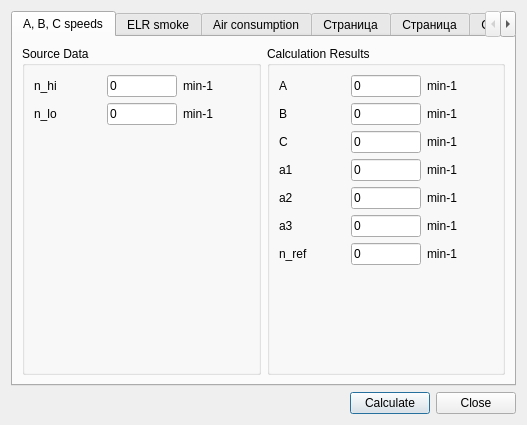
<?xml version="1.0" encoding="UTF-8"?>
<ui version="4.0">
 <class>AdditionalCalculationsDialog</class>
 <widget class="QDialog" name="AdditionalCalculationsDialog">
  <property name="windowModality">
   <enum>Qt::ApplicationModal</enum>
  </property>
  <property name="geometry">
   <rect>
    <x>0</x>
    <y>0</y>
    <width>625</width>
    <height>442</height>
   </rect>
  </property>
  <property name="minimumSize">
   <size>
    <width>625</width>
    <height>442</height>
   </size>
  </property>
  <property name="windowTitle">
   <string>Qr49: Additional Calculations</string>
  </property>
  <property name="windowIcon">
   <iconset resource="qr49.qrc">
    <normaloff>:/icons/icons/toxic.png</normaloff>:/icons/icons/toxic.png</iconset>
  </property>
  <layout class="QVBoxLayout" name="verticalLayout_4">
   <property name="sizeConstraint">
    <enum>QLayout::SetFixedSize</enum>
   </property>
   <item>
    <widget class="QTabWidget" name="tabWidget">
     <property name="currentIndex">
      <number>0</number>
     </property>
     <widget class="QWidget" name="tab">
      <attribute name="title">
       <string>A, B, C speeds</string>
      </attribute>
      <layout class="QVBoxLayout" name="verticalLayout">
       <item>
        <layout class="QHBoxLayout" name="horizontalLayout_2">
         <item>
          <widget class="QGroupBox" name="groupBox">
           <property name="title">
            <string>Source Data</string>
           </property>
           <layout class="QVBoxLayout" name="verticalLayout_2">
            <item>
             <layout class="QGridLayout" name="gridLayout">
              <item row="0" column="0">
               <widget class="QLabel" name="label">
                <property name="text">
                 <string>n_hi</string>
                </property>
               </widget>
              </item>
              <item row="0" column="1">
               <widget class="QLineEdit" name="lineEdit_n_hi">
                <property name="minimumSize">
                 <size>
                  <width>70</width>
                  <height>0</height>
                 </size>
                </property>
                <property name="maximumSize">
                 <size>
                  <width>70</width>
                  <height>16777215</height>
                 </size>
                </property>
                <property name="text">
                 <string>0</string>
                </property>
                <property name="maxLength">
                 <number>10</number>
                </property>
               </widget>
              </item>
              <item row="1" column="0">
               <widget class="QLabel" name="label_2">
                <property name="text">
                 <string>n_lo</string>
                </property>
               </widget>
              </item>
              <item row="1" column="1">
               <widget class="QLineEdit" name="lineEdit_n_lo">
                <property name="minimumSize">
                 <size>
                  <width>70</width>
                  <height>0</height>
                 </size>
                </property>
                <property name="maximumSize">
                 <size>
                  <width>70</width>
                  <height>16777215</height>
                 </size>
                </property>
                <property name="text">
                 <string>0</string>
                </property>
                <property name="maxLength">
                 <number>10</number>
                </property>
               </widget>
              </item>
              <item row="2" column="1">
               <spacer name="verticalSpacer">
                <property name="orientation">
                 <enum>Qt::Vertical</enum>
                </property>
                <property name="sizeHint" stdset="0">
                 <size>
                  <width>20</width>
                  <height>40</height>
                 </size>
                </property>
               </spacer>
              </item>
              <item row="0" column="2">
               <widget class="QLabel" name="label_10">
                <property name="text">
                 <string>min-1</string>
                </property>
               </widget>
              </item>
              <item row="1" column="2">
               <widget class="QLabel" name="label_11">
                <property name="text">
                 <string>min-1</string>
                </property>
               </widget>
              </item>
             </layout>
            </item>
           </layout>
          </widget>
         </item>
         <item>
          <widget class="QGroupBox" name="groupBox_2">
           <property name="title">
            <string>Calculation Results</string>
           </property>
           <layout class="QVBoxLayout" name="verticalLayout_3">
            <item>
             <layout class="QGridLayout" name="gridLayout_2">
              <item row="0" column="0">
               <widget class="QLabel" name="label_3">
                <property name="text">
                 <string>A</string>
                </property>
               </widget>
              </item>
              <item row="0" column="1">
               <widget class="QLineEdit" name="lineEdit_A">
                <property name="minimumSize">
                 <size>
                  <width>70</width>
                  <height>0</height>
                 </size>
                </property>
                <property name="maximumSize">
                 <size>
                  <width>70</width>
                  <height>16777215</height>
                 </size>
                </property>
                <property name="text">
                 <string>0</string>
                </property>
                <property name="readOnly">
                 <bool>true</bool>
                </property>
               </widget>
              </item>
              <item row="1" column="0">
               <widget class="QLabel" name="label_4">
                <property name="text">
                 <string>B</string>
                </property>
               </widget>
              </item>
              <item row="1" column="1">
               <widget class="QLineEdit" name="lineEdit_B">
                <property name="minimumSize">
                 <size>
                  <width>70</width>
                  <height>0</height>
                 </size>
                </property>
                <property name="maximumSize">
                 <size>
                  <width>70</width>
                  <height>16777215</height>
                 </size>
                </property>
                <property name="text">
                 <string>0</string>
                </property>
                <property name="readOnly">
                 <bool>true</bool>
                </property>
               </widget>
              </item>
              <item row="2" column="0">
               <widget class="QLabel" name="label_5">
                <property name="text">
                 <string>C</string>
                </property>
               </widget>
              </item>
              <item row="2" column="1">
               <widget class="QLineEdit" name="lineEdit_C">
                <property name="minimumSize">
                 <size>
                  <width>70</width>
                  <height>0</height>
                 </size>
                </property>
                <property name="maximumSize">
                 <size>
                  <width>70</width>
                  <height>16777215</height>
                 </size>
                </property>
                <property name="text">
                 <string>0</string>
                </property>
                <property name="readOnly">
                 <bool>true</bool>
                </property>
               </widget>
              </item>
              <item row="3" column="0">
               <widget class="QLabel" name="label_6">
                <property name="text">
                 <string>a1</string>
                </property>
               </widget>
              </item>
              <item row="3" column="1">
               <widget class="QLineEdit" name="lineEdit_a1">
                <property name="minimumSize">
                 <size>
                  <width>70</width>
                  <height>0</height>
                 </size>
                </property>
                <property name="maximumSize">
                 <size>
                  <width>70</width>
                  <height>16777215</height>
                 </size>
                </property>
                <property name="text">
                 <string>0</string>
                </property>
                <property name="readOnly">
                 <bool>true</bool>
                </property>
               </widget>
              </item>
              <item row="4" column="0">
               <widget class="QLabel" name="label_7">
                <property name="text">
                 <string>a2</string>
                </property>
               </widget>
              </item>
              <item row="4" column="1">
               <widget class="QLineEdit" name="lineEdit_a2">
                <property name="minimumSize">
                 <size>
                  <width>70</width>
                  <height>0</height>
                 </size>
                </property>
                <property name="maximumSize">
                 <size>
                  <width>70</width>
                  <height>16777215</height>
                 </size>
                </property>
                <property name="text">
                 <string>0</string>
                </property>
                <property name="readOnly">
                 <bool>true</bool>
                </property>
               </widget>
              </item>
              <item row="5" column="0">
               <widget class="QLabel" name="label_8">
                <property name="text">
                 <string>a3</string>
                </property>
               </widget>
              </item>
              <item row="5" column="1">
               <widget class="QLineEdit" name="lineEdit_a3">
                <property name="minimumSize">
                 <size>
                  <width>70</width>
                  <height>0</height>
                 </size>
                </property>
                <property name="maximumSize">
                 <size>
                  <width>70</width>
                  <height>16777215</height>
                 </size>
                </property>
                <property name="text">
                 <string>0</string>
                </property>
                <property name="readOnly">
                 <bool>true</bool>
                </property>
               </widget>
              </item>
              <item row="6" column="0">
               <widget class="QLabel" name="label_9">
                <property name="text">
                 <string>n_ref</string>
                </property>
               </widget>
              </item>
              <item row="6" column="1">
               <widget class="QLineEdit" name="lineEdit_n_ref">
                <property name="minimumSize">
                 <size>
                  <width>70</width>
                  <height>0</height>
                 </size>
                </property>
                <property name="maximumSize">
                 <size>
                  <width>70</width>
                  <height>16777215</height>
                 </size>
                </property>
                <property name="text">
                 <string>0</string>
                </property>
                <property name="readOnly">
                 <bool>true</bool>
                </property>
               </widget>
              </item>
              <item row="0" column="2">
               <widget class="QLabel" name="label_12">
                <property name="text">
                 <string>min-1</string>
                </property>
               </widget>
              </item>
              <item row="1" column="2">
               <widget class="QLabel" name="label_13">
                <property name="text">
                 <string>min-1</string>
                </property>
               </widget>
              </item>
              <item row="2" column="2">
               <widget class="QLabel" name="label_14">
                <property name="text">
                 <string>min-1</string>
                </property>
               </widget>
              </item>
              <item row="3" column="2">
               <widget class="QLabel" name="label_15">
                <property name="text">
                 <string>min-1</string>
                </property>
               </widget>
              </item>
              <item row="4" column="2">
               <widget class="QLabel" name="label_16">
                <property name="text">
                 <string>min-1</string>
                </property>
               </widget>
              </item>
              <item row="5" column="2">
               <widget class="QLabel" name="label_17">
                <property name="text">
                 <string>min-1</string>
                </property>
               </widget>
              </item>
              <item row="6" column="2">
               <widget class="QLabel" name="label_18">
                <property name="text">
                 <string>min-1</string>
                </property>
               </widget>
              </item>
              <item row="7" column="1">
               <spacer name="verticalSpacer_2">
                <property name="orientation">
                 <enum>Qt::Vertical</enum>
                </property>
                <property name="sizeHint" stdset="0">
                 <size>
                  <width>20</width>
                  <height>40</height>
                 </size>
                </property>
               </spacer>
              </item>
             </layout>
            </item>
           </layout>
          </widget>
         </item>
        </layout>
       </item>
      </layout>
     </widget>
     <widget class="QWidget" name="tab_2">
      <attribute name="title">
       <string>ELR smoke</string>
      </attribute>
      <layout class="QVBoxLayout" name="verticalLayout_7">
       <item>
        <layout class="QHBoxLayout" name="horizontalLayout_3">
         <item>
          <widget class="QGroupBox" name="groupBox_3">
           <property name="title">
            <string>Source Data</string>
           </property>
           <layout class="QVBoxLayout" name="verticalLayout_5">
            <item>
             <layout class="QGridLayout" name="gridLayout_3">
              <item row="0" column="0">
               <widget class="QLabel" name="label_19">
                <property name="text">
                 <string>1st peak at A speed</string>
                </property>
               </widget>
              </item>
              <item row="0" column="1">
               <widget class="QLineEdit" name="lineEdit_fA">
                <property name="minimumSize">
                 <size>
                  <width>70</width>
                  <height>0</height>
                 </size>
                </property>
                <property name="maximumSize">
                 <size>
                  <width>70</width>
                  <height>16777215</height>
                 </size>
                </property>
                <property name="text">
                 <string>0</string>
                </property>
                <property name="maxLength">
                 <number>10</number>
                </property>
               </widget>
              </item>
              <item row="1" column="0">
               <widget class="QLabel" name="label_20">
                <property name="text">
                 <string>2nd peak at A speed</string>
                </property>
               </widget>
              </item>
              <item row="1" column="1">
               <widget class="QLineEdit" name="lineEdit_sA">
                <property name="minimumSize">
                 <size>
                  <width>70</width>
                  <height>0</height>
                 </size>
                </property>
                <property name="maximumSize">
                 <size>
                  <width>70</width>
                  <height>16777215</height>
                 </size>
                </property>
                <property name="text">
                 <string>0</string>
                </property>
                <property name="maxLength">
                 <number>10</number>
                </property>
               </widget>
              </item>
              <item row="2" column="0">
               <widget class="QLabel" name="label_21">
                <property name="text">
                 <string>3rd peak at A speed</string>
                </property>
               </widget>
              </item>
              <item row="2" column="1">
               <widget class="QLineEdit" name="lineEdit_tA">
                <property name="minimumSize">
                 <size>
                  <width>70</width>
                  <height>0</height>
                 </size>
                </property>
                <property name="maximumSize">
                 <size>
                  <width>70</width>
                  <height>16777215</height>
                 </size>
                </property>
                <property name="text">
                 <string>0</string>
                </property>
                <property name="maxLength">
                 <number>10</number>
                </property>
               </widget>
              </item>
              <item row="3" column="0">
               <widget class="QLabel" name="label_22">
                <property name="text">
                 <string>1st peak at B speed</string>
                </property>
               </widget>
              </item>
              <item row="3" column="1">
               <widget class="QLineEdit" name="lineEdit_fB">
                <property name="minimumSize">
                 <size>
                  <width>70</width>
                  <height>0</height>
                 </size>
                </property>
                <property name="maximumSize">
                 <size>
                  <width>70</width>
                  <height>16777215</height>
                 </size>
                </property>
                <property name="text">
                 <string>0</string>
                </property>
                <property name="maxLength">
                 <number>10</number>
                </property>
               </widget>
              </item>
              <item row="4" column="0">
               <widget class="QLabel" name="label_23">
                <property name="text">
                 <string>2nd peak at B speed</string>
                </property>
               </widget>
              </item>
              <item row="4" column="1">
               <widget class="QLineEdit" name="lineEdit_sB">
                <property name="minimumSize">
                 <size>
                  <width>70</width>
                  <height>0</height>
                 </size>
                </property>
                <property name="maximumSize">
                 <size>
                  <width>70</width>
                  <height>16777215</height>
                 </size>
                </property>
                <property name="text">
                 <string>0</string>
                </property>
                <property name="maxLength">
                 <number>10</number>
                </property>
               </widget>
              </item>
              <item row="5" column="0">
               <widget class="QLabel" name="label_24">
                <property name="text">
                 <string>3rd peak at B speed</string>
                </property>
               </widget>
              </item>
              <item row="5" column="1">
               <widget class="QLineEdit" name="lineEdit_tB">
                <property name="minimumSize">
                 <size>
                  <width>70</width>
                  <height>0</height>
                 </size>
                </property>
                <property name="maximumSize">
                 <size>
                  <width>70</width>
                  <height>16777215</height>
                 </size>
                </property>
                <property name="text">
                 <string>0</string>
                </property>
                <property name="maxLength">
                 <number>10</number>
                </property>
               </widget>
              </item>
              <item row="6" column="0">
               <widget class="QLabel" name="label_25">
                <property name="text">
                 <string>1st peak at C speed</string>
                </property>
               </widget>
              </item>
              <item row="6" column="1">
               <widget class="QLineEdit" name="lineEdit_fC">
                <property name="minimumSize">
                 <size>
                  <width>70</width>
                  <height>0</height>
                 </size>
                </property>
                <property name="maximumSize">
                 <size>
                  <width>70</width>
                  <height>16777215</height>
                 </size>
                </property>
                <property name="text">
                 <string>0</string>
                </property>
                <property name="maxLength">
                 <number>10</number>
                </property>
               </widget>
              </item>
              <item row="7" column="0">
               <widget class="QLabel" name="label_26">
                <property name="text">
                 <string>2nd peak at C speed</string>
                </property>
               </widget>
              </item>
              <item row="7" column="1">
               <widget class="QLineEdit" name="lineEdit_sC">
                <property name="minimumSize">
                 <size>
                  <width>70</width>
                  <height>0</height>
                 </size>
                </property>
                <property name="maximumSize">
                 <size>
                  <width>70</width>
                  <height>16777215</height>
                 </size>
                </property>
                <property name="text">
                 <string>0</string>
                </property>
                <property name="maxLength">
                 <number>10</number>
                </property>
               </widget>
              </item>
              <item row="8" column="0">
               <widget class="QLabel" name="label_27">
                <property name="text">
                 <string>3rd peak at C speed</string>
                </property>
               </widget>
              </item>
              <item row="8" column="1">
               <widget class="QLineEdit" name="lineEdit_tC">
                <property name="minimumSize">
                 <size>
                  <width>70</width>
                  <height>0</height>
                 </size>
                </property>
                <property name="maximumSize">
                 <size>
                  <width>70</width>
                  <height>16777215</height>
                 </size>
                </property>
                <property name="text">
                 <string>0</string>
                </property>
                <property name="maxLength">
                 <number>10</number>
                </property>
               </widget>
              </item>
              <item row="9" column="0">
               <spacer name="verticalSpacer_3">
                <property name="orientation">
                 <enum>Qt::Vertical</enum>
                </property>
                <property name="sizeHint" stdset="0">
                 <size>
                  <width>20</width>
                  <height>40</height>
                 </size>
                </property>
               </spacer>
              </item>
             </layout>
            </item>
           </layout>
          </widget>
         </item>
         <item>
          <widget class="QGroupBox" name="groupBox_4">
           <property name="title">
            <string>Calculation Results</string>
           </property>
           <layout class="QVBoxLayout" name="verticalLayout_6">
            <item>
             <layout class="QGridLayout" name="gridLayout_4">
              <item row="0" column="0">
               <widget class="QLabel" name="label_28">
                <property name="text">
                 <string>ELR smoke</string>
                </property>
               </widget>
              </item>
              <item row="0" column="1">
               <widget class="QLineEdit" name="lineEdit_ELRsmoke">
                <property name="minimumSize">
                 <size>
                  <width>70</width>
                  <height>0</height>
                 </size>
                </property>
                <property name="maximumSize">
                 <size>
                  <width>70</width>
                  <height>16777215</height>
                 </size>
                </property>
                <property name="text">
                 <string>0</string>
                </property>
                <property name="readOnly">
                 <bool>true</bool>
                </property>
               </widget>
              </item>
              <item row="1" column="0">
               <spacer name="verticalSpacer_4">
                <property name="orientation">
                 <enum>Qt::Vertical</enum>
                </property>
                <property name="sizeHint" stdset="0">
                 <size>
                  <width>20</width>
                  <height>40</height>
                 </size>
                </property>
               </spacer>
              </item>
             </layout>
            </item>
           </layout>
          </widget>
         </item>
        </layout>
       </item>
      </layout>
     </widget>
     <widget class="QWidget" name="tab_3">
      <attribute name="title">
       <string>Air consumption</string>
      </attribute>
      <layout class="QHBoxLayout" name="horizontalLayout_4">
       <item>
        <widget class="QGroupBox" name="groupBox_5">
         <property name="title">
          <string>Source data</string>
         </property>
         <layout class="QGridLayout" name="gridLayout_5">
          <item row="0" column="0">
           <widget class="QLabel" name="label_29">
            <property name="text">
             <string>Nozzle diameter</string>
            </property>
           </widget>
          </item>
          <item row="0" column="1">
           <widget class="QLineEdit" name="lineEdit_nozzleDiameter">
            <property name="minimumSize">
             <size>
              <width>70</width>
              <height>0</height>
             </size>
            </property>
            <property name="maximumSize">
             <size>
              <width>70</width>
              <height>16777215</height>
             </size>
            </property>
            <property name="text">
             <string>0</string>
            </property>
            <property name="maxLength">
             <number>10</number>
            </property>
           </widget>
          </item>
          <item row="0" column="2">
           <widget class="QLabel" name="label_30">
            <property name="text">
             <string>mm</string>
            </property>
           </widget>
          </item>
          <item row="5" column="0">
           <spacer name="verticalSpacer_5">
            <property name="orientation">
             <enum>Qt::Vertical</enum>
            </property>
            <property name="sizeHint" stdset="0">
             <size>
              <width>20</width>
              <height>40</height>
             </size>
            </property>
           </spacer>
          </item>
          <item row="2" column="0">
           <widget class="QLabel" name="label_33">
            <property name="text">
             <string>Barometric pressure</string>
            </property>
           </widget>
          </item>
          <item row="2" column="1">
           <widget class="QLineEdit" name="lineEdit_barometricPressure">
            <property name="minimumSize">
             <size>
              <width>70</width>
              <height>0</height>
             </size>
            </property>
            <property name="maximumSize">
             <size>
              <width>70</width>
              <height>16777215</height>
             </size>
            </property>
            <property name="text">
             <string>0</string>
            </property>
            <property name="maxLength">
             <number>10</number>
            </property>
           </widget>
          </item>
          <item row="2" column="2">
           <widget class="QLabel" name="label_34">
            <property name="text">
             <string>kPa</string>
            </property>
           </widget>
          </item>
          <item row="3" column="0">
           <widget class="QLabel" name="label_35">
            <property name="text">
             <string>Air temperature</string>
            </property>
           </widget>
          </item>
          <item row="3" column="1">
           <widget class="QLineEdit" name="lineEdit_airTemperature">
            <property name="minimumSize">
             <size>
              <width>70</width>
              <height>0</height>
             </size>
            </property>
            <property name="maximumSize">
             <size>
              <width>70</width>
              <height>16777215</height>
             </size>
            </property>
            <property name="text">
             <string>0</string>
            </property>
            <property name="maxLength">
             <number>10</number>
            </property>
           </widget>
          </item>
          <item row="3" column="2">
           <widget class="QLabel" name="label_36">
            <property name="text">
             <string>deg C</string>
            </property>
           </widget>
          </item>
          <item row="4" column="0">
           <widget class="QLabel" name="label_31">
            <property name="text">
             <string>Nozzle vacuum</string>
            </property>
           </widget>
          </item>
          <item row="4" column="1">
           <widget class="QLineEdit" name="lineEdit_nozzleVacuum">
            <property name="minimumSize">
             <size>
              <width>70</width>
              <height>0</height>
             </size>
            </property>
            <property name="maximumSize">
             <size>
              <width>70</width>
              <height>16777215</height>
             </size>
            </property>
            <property name="text">
             <string>0</string>
            </property>
            <property name="maxLength">
             <number>10</number>
            </property>
           </widget>
          </item>
          <item row="4" column="2">
           <widget class="QLabel" name="label_32">
            <property name="text">
             <string>mm H2O</string>
            </property>
           </widget>
          </item>
         </layout>
        </widget>
       </item>
       <item>
        <widget class="QGroupBox" name="groupBox_6">
         <property name="title">
          <string>Calculation results</string>
         </property>
         <layout class="QGridLayout" name="gridLayout_6">
          <item row="0" column="0">
           <widget class="QLabel" name="label_37">
            <property name="text">
             <string>Air consumption</string>
            </property>
           </widget>
          </item>
          <item row="0" column="1">
           <widget class="QLineEdit" name="lineEdit_airConsumption">
            <property name="minimumSize">
             <size>
              <width>70</width>
              <height>0</height>
             </size>
            </property>
            <property name="maximumSize">
             <size>
              <width>70</width>
              <height>16777215</height>
             </size>
            </property>
            <property name="text">
             <string>0</string>
            </property>
            <property name="maxLength">
             <number>10</number>
            </property>
           </widget>
          </item>
          <item row="0" column="2">
           <widget class="QLabel" name="label_38">
            <property name="text">
             <string>kg/h</string>
            </property>
           </widget>
          </item>
          <item row="1" column="0">
           <spacer name="verticalSpacer_6">
            <property name="orientation">
             <enum>Qt::Vertical</enum>
            </property>
            <property name="sizeHint" stdset="0">
             <size>
              <width>20</width>
              <height>40</height>
             </size>
            </property>
           </spacer>
          </item>
         </layout>
        </widget>
       </item>
      </layout>
     </widget>
     <widget class="QWidget" name="tab_4">
      <attribute name="title">
       <string>Страница</string>
      </attribute>
     </widget>
     <widget class="QWidget" name="tab_5">
      <attribute name="title">
       <string>Страница</string>
      </attribute>
     </widget>
     <widget class="QWidget" name="tab_6">
      <attribute name="title">
       <string>Страница</string>
      </attribute>
     </widget>
    </widget>
   </item>
   <item>
    <layout class="QHBoxLayout" name="horizontalLayout">
     <item>
      <spacer name="horizontalSpacer">
       <property name="orientation">
        <enum>Qt::Horizontal</enum>
       </property>
       <property name="sizeHint" stdset="0">
        <size>
         <width>40</width>
         <height>20</height>
        </size>
       </property>
      </spacer>
     </item>
     <item>
      <widget class="QPushButton" name="pushButton_calculate">
       <property name="text">
        <string>Calculate</string>
       </property>
      </widget>
     </item>
     <item>
      <widget class="QPushButton" name="pushButton_close">
       <property name="text">
        <string>Close</string>
       </property>
      </widget>
     </item>
    </layout>
   </item>
  </layout>
 </widget>
 <resources>
  <include location="qr49.qrc"/>
 </resources>
 <connections>
  <connection>
   <sender>pushButton_close</sender>
   <signal>clicked()</signal>
   <receiver>AdditionalCalculationsDialog</receiver>
   <slot>close()</slot>
   <hints>
    <hint type="sourcelabel">
     <x>572</x>
     <y>418</y>
    </hint>
    <hint type="destinationlabel">
     <x>312</x>
     <y>220</y>
    </hint>
   </hints>
  </connection>
 </connections>
</ui>
